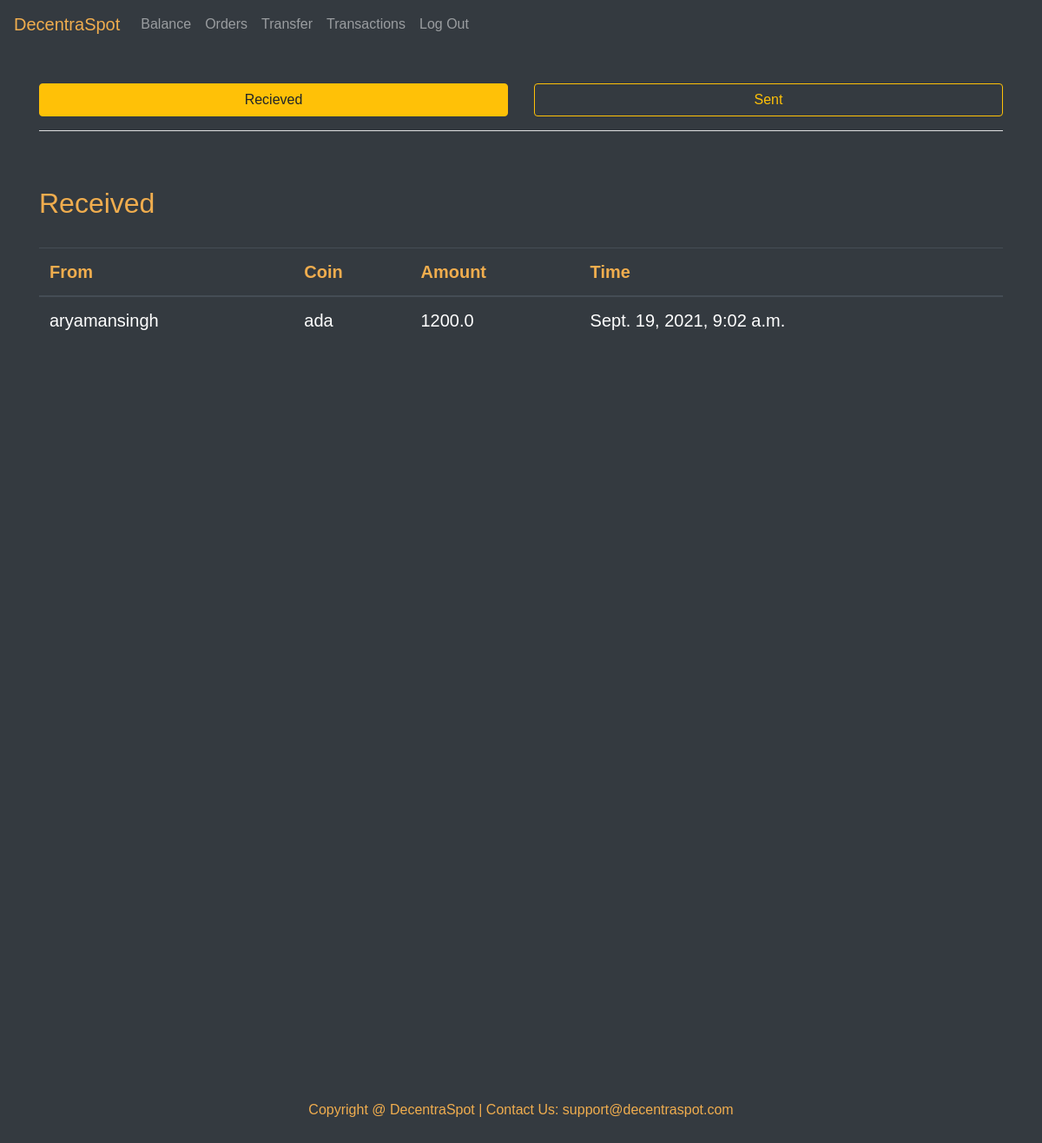
/transaction/levi (signed in), run on an earlier commit of the app's database.
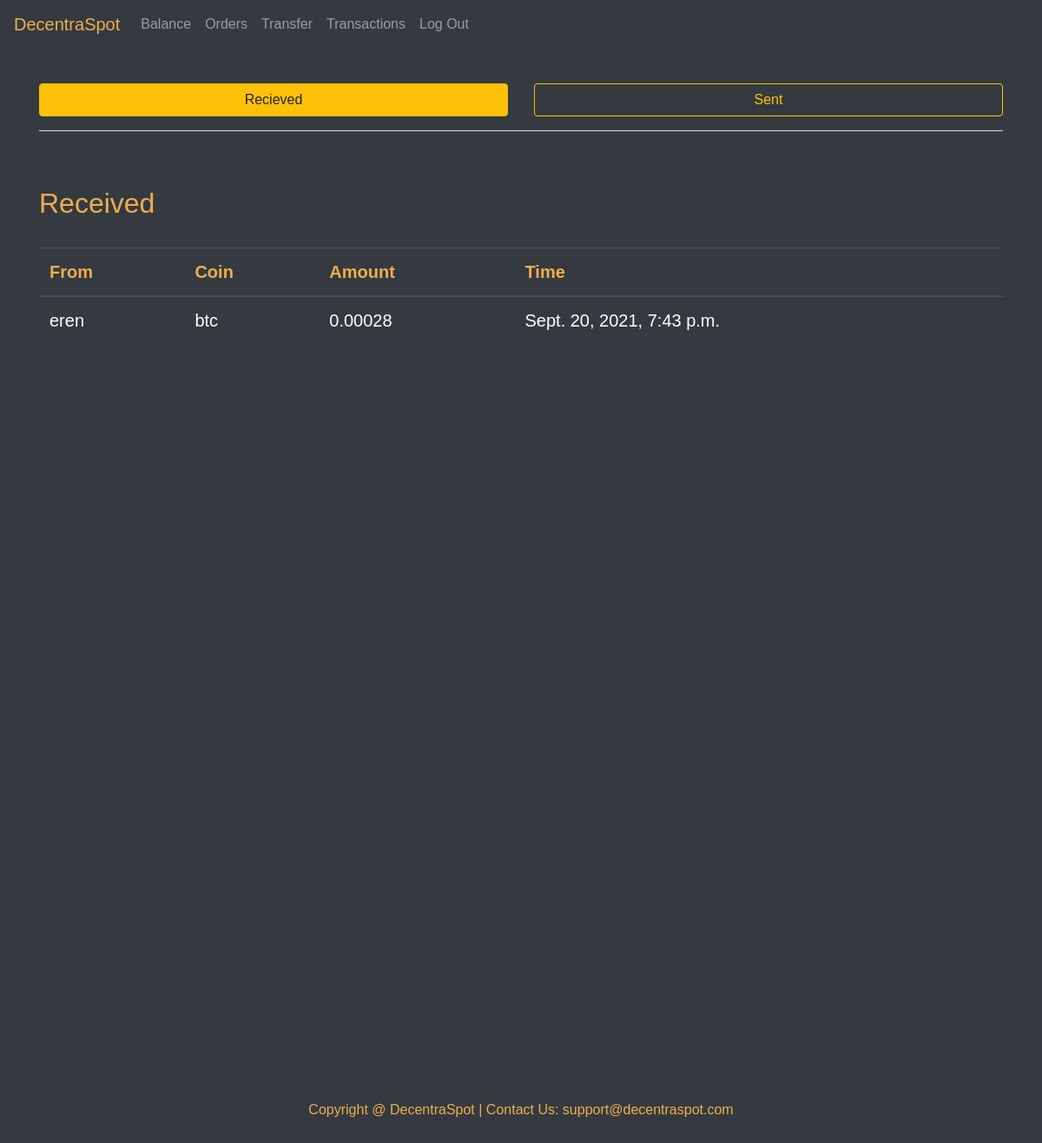
And on a later commit of the database.
### exchange/models.py (models this page shows, shortened)
class Transactions(models.Model):
    user=models.CharField(max_length=32)
    recipient=models.CharField(max_length=32)
    asset=models.CharField(max_length=4)
    amount=models.FloatField()
    time=models.DateTimeField(auto_now_add=True)

### exchange/views.py (the view)
# urls.py: path('transaction/<str:username>', views.transaction, name='transaction'),
@login_required
def transaction(request, username):
    if request.method == 'GET':
        try:
            sent_list=Transactions.objects.filter(user=username).order_by('-time')
            received_list=Transactions.objects.filter(recipient=username).order_by('-time')
            return render(request, 'exchange/transactions.html', {
                'sent_list':sent_list,
                'received_list':received_list
            })
        except Transactions.DoesNotExist:
            return HttpResponse("Error: User doesn't exist")

### exchange/templates/exchange/transactions.html (shortened to what this page needs)
{% extends "exchange/layout.html" %}
{% load static %}
{% block body %}
<div style="height:1200px; padding-top:40px" class="bg-dark text-white">
<div class="container">
<div class="row">
    <div class="col-sm-6">
        <button id="btn1" class="btn btn-block btn-outline-warning">Recieved</button>
    </div>
    <div class="col-sm-6">
        <button id="btn2" class="btn btn-block btn-outline-warning">Sent</button>
    </div>
</div><hr class="bg-light"><br><br>
<div id="received-view">
<h2 style="color: #f0ad4e;">Received</h2><br>
<div style="font-size:20px;" class="table-responsive">
    <table class="table table-dark table-hover">
        <thead style="color: #f0ad4e;">
            <tr>
                <th scope="col">From</th>
                <th scope="col">Coin</th>
                <th scope="col">Amount</th>
                <th scope="col">Time</th>
            </tr>
        </thead>
        <tbody>
            {% for n in received_list %}
            <tr>
                <td>{{ n.user }}</td>
                <td>{{ n.asset }}</td>
                <td>{{ n.amount }}</td>
                <td>{{ n.time }}</td>
            </tr>
            {% endfor %}
        </tbody>
    </table>
</div></div>
</div>
</div>
{% endblock %}

What changed in the data, as far as the page shows it:
removed Transactions: user "aryamansingh", asset "ada", amount "1200.0", time "Sept. 19, 2021, 9:02 a.m."
added Transactions: user "eren", asset "btc", amount "0.00028", time "Sept. 20, 2021, 7:43 p.m."
